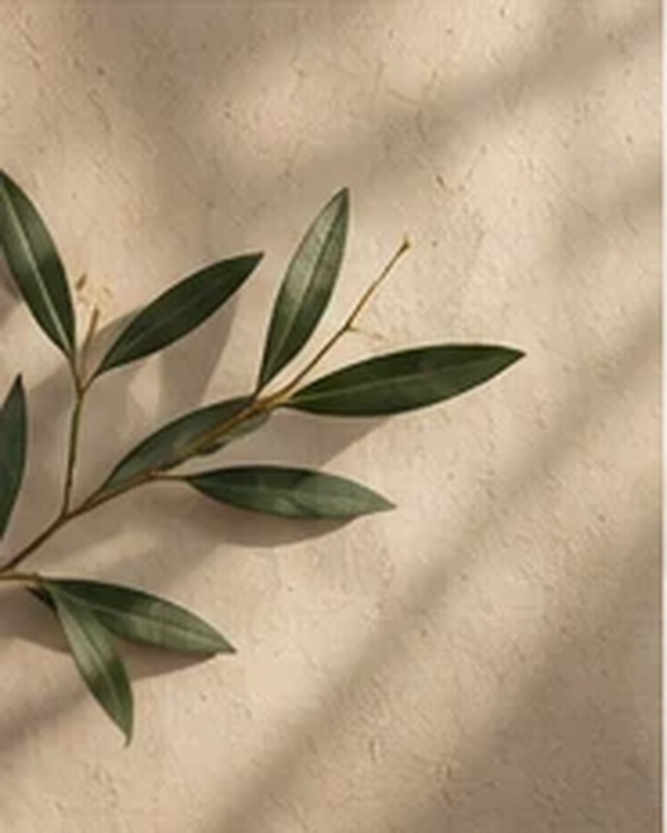
#> input picture botanical-texture-concept.webp, 2000 x 2497 px (shown at 1/3 size)
$ python -i add_photo.py   (imports and definitions only)
#> lines starting #> are read from the running program, lines starting #| are printed output that depends on the picture
#> further down, picture is the input picture: PIL image 2000x2497 RGB; mean R, G, B 172.7, 153.8, 127.3
#!/usr/bin/env python3
"""Prepare a photo for the Amara Health site.

Applies the Amara campaign grade (restrained warmth, gentle shadow lift) and
writes three sizes into assets/img/, each as JPEG and AVIF:
    NAME-800   800px wide, for phones
    NAME-1400  1400px wide, for tablets and laptops
    NAME       up to 2400px wide, for large and Retina screens

Usage:
    python3 scripts/add_photo.py SOURCE NAME [--crop W:H] [--focus X]

    --crop 4:5   crop to an aspect ratio before exporting
    --focus 0.4  horizontal (for wide crops) or vertical (for tall crops)
                 centre of the crop, 0..1 (default 0.5)
    --vibrance 1.2  lift colour and contrast before grading, for sources
                    that arrive muted (default 1.0 = unchanged)

Requires Pillow 11.2+ (for AVIF).
"""
import argparse
from pathlib import Path

from PIL import Image, ImageEnhance, ImageFilter, ImageOps

OUT = Path(__file__).resolve().parent.parent / "assets" / "img"


def grade(im):
    """Amara campaign grade. Keep it restrained: skin tones and food must stay true."""
    im = im.convert("RGB")
    im = ImageEnhance.Color(im).enhance(0.98)
    r, g, b = im.split()
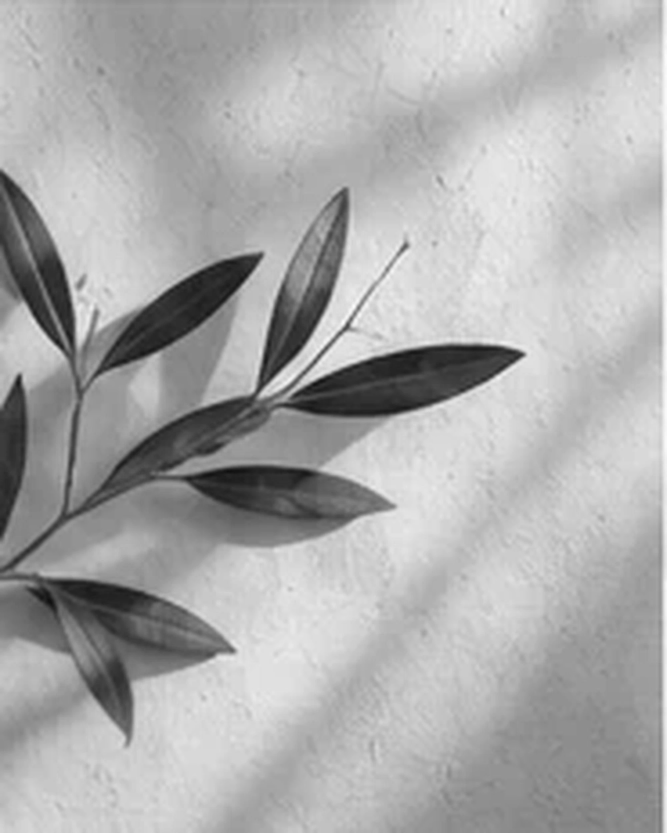
#> r: PIL image 2000x2497 L (shown at 1/3 size); min 13, max 254, mean 171.7
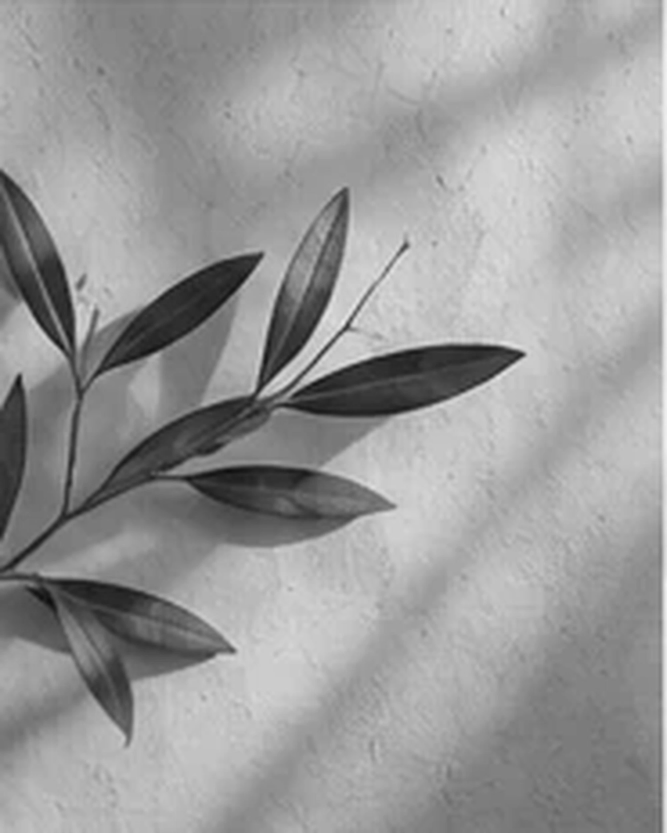
#> g: PIL image 2000x2497 L (shown at 1/3 size); min 12, max 244, mean 153.7
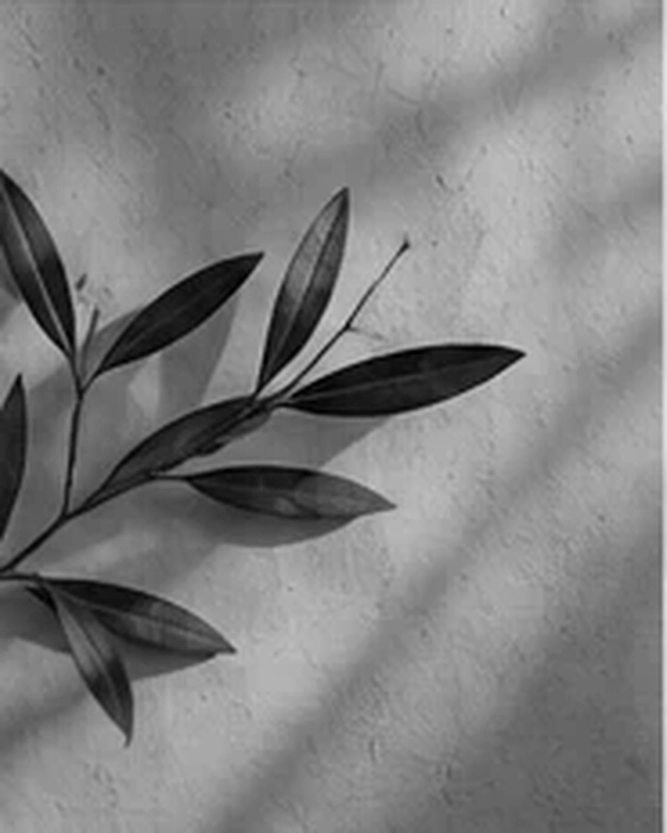
#> b: PIL image 2000x2497 L (shown at 1/3 size); min 0, max 230, mean 127.3
    lift = 4  # a touch of shadow lift; keep blacks deep so images stay crisp
    r = r.point(lambda v: min(255, int(lift + v * (252 - lift) / 255 * 1.018)))
    g = g.point(lambda v: int(lift + v * (250 - lift) / 255))
    b = b.point(lambda v: int(lift - 2 + v * (240 - lift) / 255))
    return Image.merge("RGB", (r, g, b))


def crop(im, ratio, focus):
    rw, rh = (float(x) for x in ratio.split(":"))
    w, h = im.size
    if w / h > rw / rh:  # too wide: trim sides
        cw = round(h * rw / rh)
        left = min(max(0, round(w * focus - cw / 2)), w - cw)
        return im.crop((left, 0, left + cw, h))
    ch = round(w * rh / rw)  # too tall: trim top/bottom
    top = min(max(0, round(h * focus - ch / 2)), h - ch)
    return im.crop((0, top, w, top + ch))


def export(im, name, sharpen=True):
    """One resize per output, then a single light sharpen tuned to that size."""
    widths = [(800, "-800"), (1400, "-1400"), (2400, "")]
    for w, suffix in widths:
        if suffix and im.width <= w:
            continue  # never upscale a smaller variant
        t = im.copy()
        if t.width > w:
            t = t.resize((w, round(t.height * w / t.width)), Image.LANCZOS)
        if sharpen:
            t = t.filter(ImageFilter.UnsharpMask(radius=0.6 if w <= 800 else 0.9, percent=60, threshold=2))
        t.save(OUT / f"{name}{suffix}.jpg", quality=90, optimize=True, progressive=True, subsampling=0)
        t.save(OUT / f"{name}{suffix}.avif", quality=80, speed=4)
    print(f"{name}: {im.size[0]}x{im.size[1]}")


def main():
    ap = argparse.ArgumentParser(description=__doc__, formatter_class=argparse.RawDescriptionHelpFormatter)
    ap.add_argument("source")
    ap.add_argument("name")
    ap.add_argument("--crop")
    ap.add_argument("--focus", type=float, default=0.5)
    ap.add_argument("--vibrance", type=float, default=1.0)
    args = ap.parse_args()
    im = ImageOps.exif_transpose(Image.open(args.source)).convert("RGB")
    if args.crop:
        im = crop(im, args.crop, args.focus)
    if args.vibrance != 1.0:
        im = ImageEnhance.Color(im).enhance(args.vibrance)
        im = ImageEnhance.Contrast(im).enhance(1 + (args.vibrance - 1) / 2)
    export(grade(im), args.name)


# [2 lines not run here, left out]

>>> from PIL import Image
>>> picture = Image.open('../botanical-texture-concept.webp')
>>> result = grade(picture)
